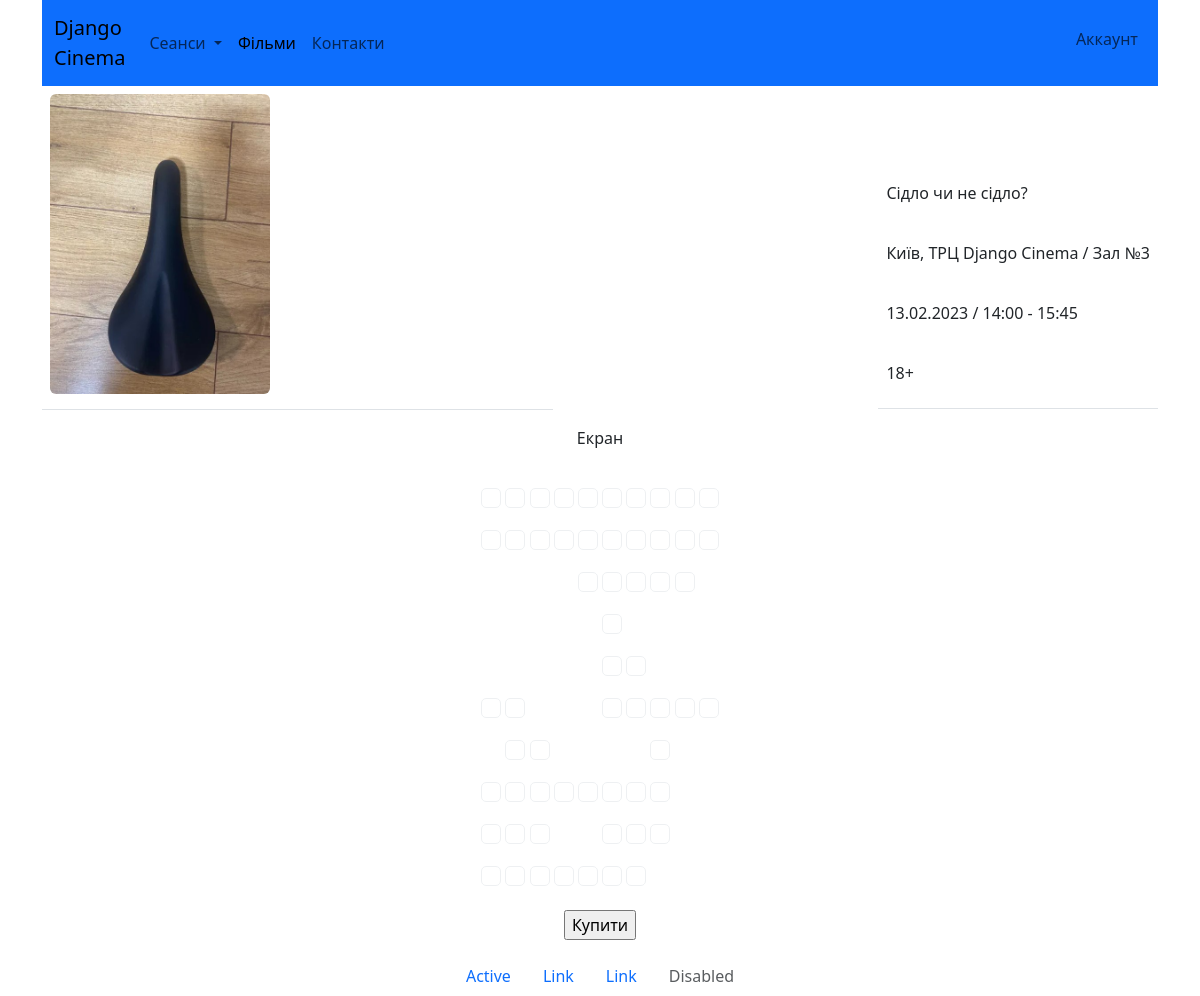
The page /hall/ on the database its author committed.
### home/models.py (models this page shows, shortened)
class Hall(models.Model):
	id = models.BigAutoField(primary_key=True)
	raw = models.IntegerField()
	seat = models.IntegerField()
	status = models.BooleanField(default=False)
	user = models.CharField(max_length=50, default='empty')

### home/views.py (the view)
# urls.py: path('hall/', views.seats_view, name='hall'),
def seats_view(request):
	if request.method == 'POST':
		picked_seats = request.POST.getlist('seat')  # return ['1', '33']
		request.session['data'] = picked_seats       # pass data in current session
		return redirect(reverse('home:pay'))
	else:
		data = Hall.objects.all()
	return render(request, 'home/hall.html', context={'raws':data})

### home/templates/home/hall.html (shortened to what this page needs)
{% extends 'base.html' %}
{% load static %}
{% block content %}
<table class="table">
  <tbody>
    <tr>
      <td>
          <img src="{% static 'home/movie4.jpg' %}" class="rounded float-start"  alt="..." width="220" height="300">
      </td>
      <td class="float-end">
          <br><br><br><br>
          <p>Сідло чи не сідло?</p><br>
          <p>Київ, ТРЦ Django Cinema / Зал №3</p><br>
          <p> 13.02.2023 / 14:00 - 15:45</p><br>
          <p> 18+</p>
      </td>
    </tr>
     </tbody>
</table>
          <div class="container" align="center" >
            <p align="center">Екран</p>
            <form method="POST">
            {% for place in raws %}
                {% if place.status == False %}
                    <label class="label" for="{{place.id}}">
                    </label>
                    {% if place.seat == 10 %}
                        <br>
                    {% endif %}
                {% elif place.status == True %}
                    <label for="{{place.id}}">
                    <input class="form-check-input" type="checkbox" name="seat" value="{{place.id}}" id="{{place.id}}" disabled >
                    </label>
                    {% if place.seat == 10 %}
                        <br>
                    {% endif %}
                {% endif %}
            {% endfor %}
            <br>
            <input type="submit" value="Купити">
            </form>
        </div>
{% endblock %}

### templates/base.html (shortened to what this page needs)
{% load static %}
<html lang="en">
<head>
    <link rel="stylesheet" href="{% static 'home/custom.css' %}">
    <link href="https://cdn.jsdelivr.net/npm/bootstrap@5.3.0-alpha1/dist/css/bootstrap.min.css" rel="stylesheet">
</head>
<body>
<div class="container">
<nav  class="navbar navbar-expand-lg bg-primary" >
  <div class="container-fluid">
    <a class="navbar-brand" href="{% url 'home:home' %}">Django<br> Cinema</a>
    <div class="collapse navbar-collapse" id="navbarNavDropdown">
      <ul class="navbar-nav">
        <li class="nav-item dropdown">
          <a class="nav-link dropdown-toggle" href="#" role="button" data-bs-toggle="dropdown" aria-expanded="false">
            Сеанси
          </a>
        </li>
        <li class="nav-item">
          <a class="nav-link active" aria-current="page" href="{% url 'home:movies'%}">Фільми</a>
        </li>
        <li class="nav-item ">
          <a class="nav-link" href="{% url 'home:contacts' %}">Контакти</a>
        </li>
        </ul>
      <ul class="navbar-nav ms-auto mb-2 mb-lg-0>
         <li class="nav-item">
          <a class="nav-link " href="#">Аккаунт</a>
      </ul>
    </div>
  </div>
</nav>
</div>
<div class="container">
{% block content %}
{% endblock %}
</div>
<footer class="container">
<ul class="nav justify-content-center">
  <li class="nav-item">
    <a class="nav-link active" aria-current="page" href="#">Active</a>
  </li>
  <li class="nav-item">
    <a class="nav-link" href="#">Link</a>
  </li>
  <li class="nav-item">
    <a class="nav-link" href="#">Link</a>
  </li>
  <li class="nav-item">
    <a class="nav-link disabled">Disabled</a>
  </li>
</ul>
</footer>
</body>
</html>

### home/static/home/custom.css (style rules this page uses)
input[type="checkbox"]:disabled { display: inline-block; width: 20px; height: 20px; position: relative; border-radius: 5px; box-sizing: border-box; cursor: pointer; background-image: url('https://miromax.film/cinema/cinema-good-seat.svg'); background-size: cover; }
.label { display: inline-block; width: 20px; height: 20px; position: relative; border-radius: 5px; box-sizing: border-box; cursor: pointer; background-image: url('https://miromax.film/cinema/cinema-good-seat.svg'); background-size: cover; }

### rows shown on the page
Hall: status False (drawn)
Hall: status False (drawn)
Hall: status False (drawn)
Hall: status False (drawn)
Hall: status False (drawn)
Hall: status False (drawn)
Hall: status False (drawn)
Hall: status False (drawn)
Hall: status False (drawn)
Hall: status False (drawn)
Hall: status False (drawn)
Hall: status False (drawn)
Hall: status False (drawn)
Hall: status False (drawn)
Hall: status False (drawn)
Hall: status False (drawn)
Hall: status False (drawn)
Hall: status False (drawn)
Hall: status False (drawn)
Hall: status False (drawn)
Hall: status False (drawn)
Hall: status False (drawn)
Hall: status False (drawn)
Hall: status False (drawn)
Hall: status False (drawn)
Hall: status False (drawn)
Hall: status False (drawn)
Hall: status False (drawn)
Hall: status False (drawn)
Hall: status False (drawn)
Hall: status False (drawn)
Hall: status False (drawn)
Hall: status False (drawn)
Hall: status False (drawn)
Hall: status False (drawn)
Hall: status False (drawn)
Hall: status False (drawn)
Hall: status False (drawn)
Hall: status False (drawn)
Hall: status False (drawn)
Hall: status False (drawn)
